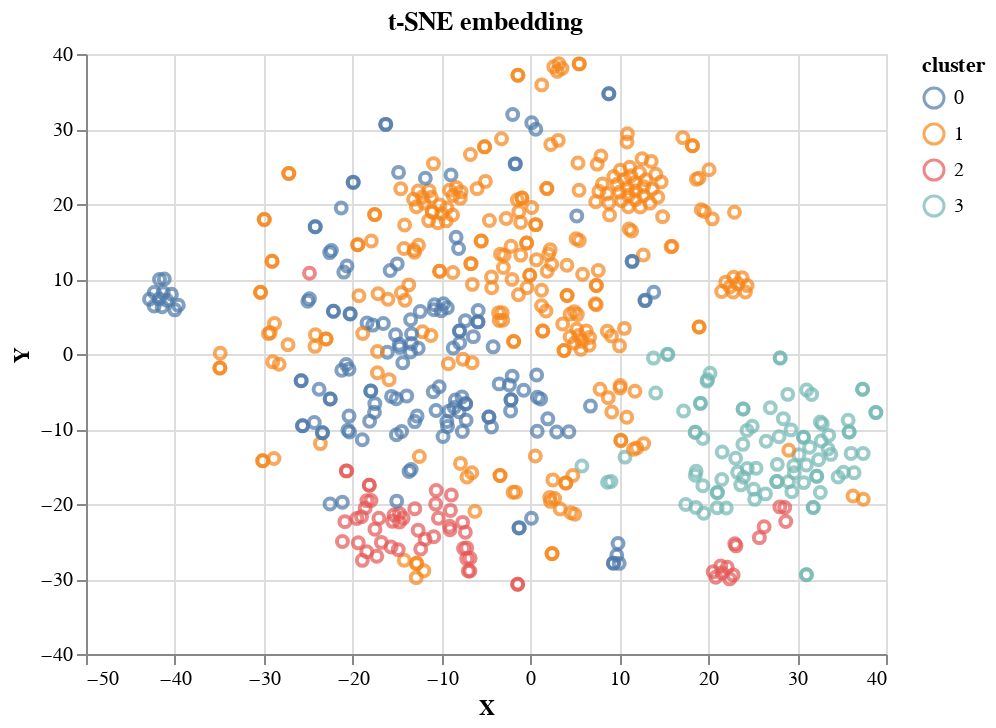

This figure's notebook cell:
### Code cell
plot_interactive_embedding(X_tsne,"t-SNE embedding" )

### Figure 1 — Vega-Lite specification as saved in the notebook (floating-point values rounded to 4 significant figures; data arrays with more than 128 entries replaced by an {"elided": "..."} marker saying what was removed)
{"config": {"view": {"continuousWidth": 400, "continuousHeight": 300}}, "data": {"name": "data-4f3815b49db69b940fd570d9a1c27f3a"}, "mark": "point", "encoding": {"color": {"type": "nominal", "field": "cluster"}, "tooltip": [{"type": "nominal", "field": "nbName"}], "x": {"type": "quantitative", "field": "X"}, "y": {"type": "quantitative", "field": "Y"}}, "title": "t-SNE embedding", "$schema": "https://vega.github.io/schema/vega-lite/v4.8.1.json", "datasets": {"data-4f3815b49db69b940fd570d9a1c27f3a": {"elided": "584 records"}}}
